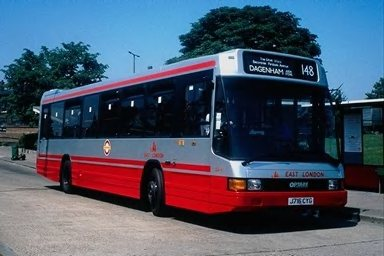
%> input picture 301.jpg, 384 x 256 px
$ octave --eval "result = featureVector(imread('301.jpg'));"   (GNU Octave 9; MATLAB toolbox functions it lacks are replaced by stand-ins)
%> lines starting %> are read from the running program, lines starting %| are printed output that depends on the picture
### colorMoment.m
function colorMoments = colorMoment(image)

% %=======================================================================
% This function computes the color moment of the input image
% The color moment is calculated based on method proposed by Stricker and
% Orengo [1]
% [1] Stricker, M. and Orengo, M.: "Similarity of Color Images" in Proc.
% SPIE Storage and Retrieval for Still Image and Video Databases III,
% February 1995, San Jose, CA, USA, pp. 381-392
% %=======================================================================

% convert from rgb to hsv
image = rgb2hsv(image);

% extract color channels
H = double(image(:, :, 1));
S = double(image(:, :, 2));
V = double(image(:, :, 3));

% vectorize each channel
H = H(:);
S = S(:);
V = V(:);

% compute color moments for each channel
meanH = mean(H);
stdH = std(H);
skwH = skewness(H);

meanS = mean(S);
stdS = std(S);
skwS = skewness(S);

meanV = mean(V);
stdV = std(V);
skwV = skewness(V);

% construct output vector
colorMoments = zeros(1, 9);
colorMoments(1, :) = [meanH, stdH, skwH, meanS, stdS, skwS, meanV, stdV, skwV];

end

### lbp.m
function lbpval = lbp(image, R)

% %=======================================================================
% This function computes the LBP transformation of the input image
% Input_Im.
% The parameters of the LBP operator are (P = 8, R),
% where P - the number of sampling points in the region with the radius R.
% Radius R is the input parameter of the function.
% Possible values for R = 1, 2, 3, etc.
% If input image is COLOR, then the grayscale transformation is performed.
% Author: Olegs Nikisins
% Modified by: Naveen Kumar Basakran
% Modification note: we find the histogram, not all the lbp values
% histogram is chosen because it will make the algorithm to be dependent to
% image size
% Last modified: 12 December 2022
% %=======================================================================

% if the input
if size(image, 3) == 3
    image = rgb2gray(image);
end;
L = 2*R + 1; %% The size of the LBP label
C = round(L/2);

image = uint8(image);
row_max = size(image,1)-L+1;
col_max = size(image,2)-L+1;

tmpval = zeros(row_max, col_max);

for i = 1:row_max
    for j = 1:col_max
        A = image(i:i+L-1, j:j+L-1);
        A = A+1-A(C,C);
        A(A>0) = 1;
        tmpval(i,j) = A(C,L) + A(L,L)*2 + A(L,C)*4 + A(L,1)*8 + A(C,1)*16 + A(1,1)*32 + A(1,C)*64 + A(1,L)*128;
    end;
end;

lbpval = hist(tmpval(:), 255);

### featureVector.m
function f = featureVector(image)
% %=======================================================================
% This function computes the feature vector of each image
% The feature vector contains color moment and lbp
% Author: Naveen Kumar Baskaran
% Last modified: 12 December 2022
% %=======================================================================

% calculate color moment of input image
imag_cm = colorMoment(image);
%> in colorMoment, `image = rgb2hsv(image);`: image: size 256x384x3 double; mean H, S, V 0.539, 0.56, 0.453
%> in colorMoment, `H = double(image(:, :, 1));`:
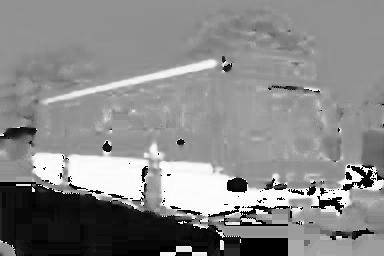
%> H: size 256x384 double; min 0, max 0.999, mean 0.539
%> in colorMoment, `S = double(image(:, :, 2));`:
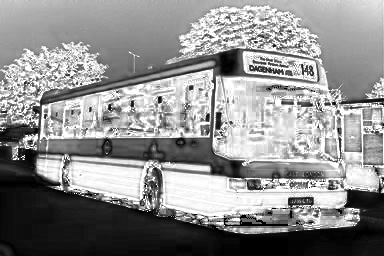
%> S: size 256x384 double; min 0, max 1, mean 0.56
%> in colorMoment, `V = double(image(:, :, 3));`:
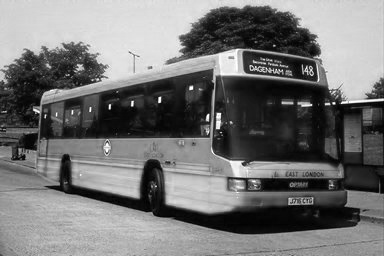
%> V: size 256x384 double; min 0, max 1, mean 0.453
%> in colorMoment, `meanH = mean(H);`: meanH = 0.539
%> in colorMoment, `stdH = std(H);`: stdH = 0.248
%> in colorMoment, `skwH = skewness(H);`: skwH = -0.624
%> in colorMoment, `meanS = mean(S);`: meanS = 0.56
%> in colorMoment, `stdS = std(S);`: stdS = 0.324
%> in colorMoment, `skwS = skewness(S);`: skwS = -0.321
%> in colorMoment, `meanV = mean(V);`: meanV = 0.453
%> in colorMoment, `stdV = std(V);`: stdV = 0.303
%> in colorMoment, `skwV = skewness(V);`: skwV = -0.0307

% calculate local binary pattern of input image
imag_lbp = lbp(image, 3);

% vectorize the local binary patern
imag_lbp = imag_lbp(:);

% transpose lbp vector
imag_lbp = imag_lbp';

% feature vector
f = [imag_cm imag_lbp];
end
%> in featureVector, `imag_cm = colorMoment(image);`: imag_cm = [0.539 0.248 -0.624 0.56 0.324 -0.321 0.453 0.303 -0.0307]
%> in lbp, `image = rgb2gray(image);`:
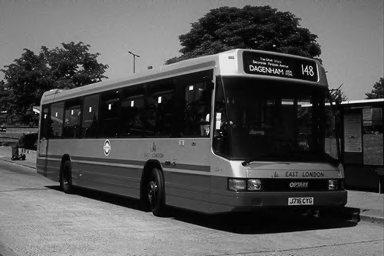
%> image: size 256x384 uint8; min 0, max 251, mean 83.3
%> after the loop in lbp, `for i = 1:row_max`:
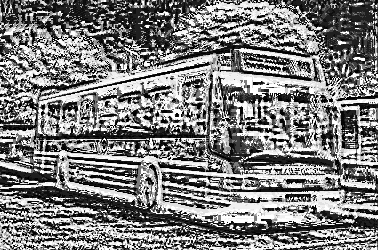
%> tmpval: size 250x378 double; min 0, max 255, mean 126.1
%> after the loop in lbp, `for i = 1:row_max`: A = [1 1 1 1 1 1 0; 1 1 1 1 1 1 0; 0 0 0 0 1 1 0; 1 1 1 1 1 1 0; 1 1 1 1 1 1 0; 1 1 1 1 1 1 0; 1 1 1 1 1 1 0]
%> in lbp, `lbpval = hist(tmpval(:), 255);`: lbpval = 255 values, max 9213 at index 255, min 17 at index 170, mean 370.6
%> in featureVector, `imag_lbp = lbp(image, 3);`: imag_lbp has the same summary as lbpval in lbp
%> in featureVector, `f = [imag_cm imag_lbp];`: f = 264 values, max 9213 at index 264, min -0.624 at index 3, mean 358
%> `result = featureVector(imread('301.jpg'));`: result has the same summary as f in featureVector

$ run again, on 302.jpg
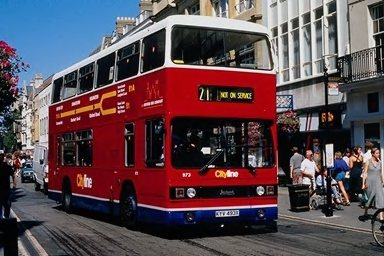
%> input picture 302.jpg, 384 x 256 px
%> in colorMoment, `V = double(image(:, :, 3));`:
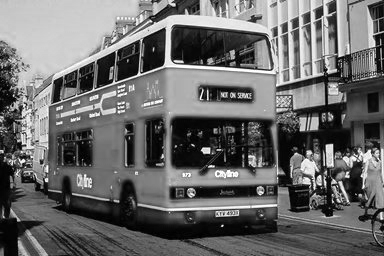
%> V: size 256x384 double; min 0, max 1, mean 0.413
%> meanH = 0.522
%> stdH = 0.344
%> skwH = -0.117
%> meanS = 0.432
%> stdS = 0.367
%> skwS = 0.368
%> meanV = 0.413
%> stdV = 0.277
%> skwV = 0.205
%> imag_cm = [0.522 0.344 -0.117 0.432 0.367 0.368 0.413 0.277 0.205]
%> after the loop in lbp, `for i = 1:row_max`:
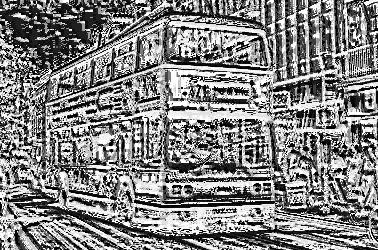
%> tmpval: size 250x378 double; min 0, max 255, mean 131
%> after the loop in lbp, `for i = 1:row_max`: A = [0 0 0 0 0 0 0; 0 0 0 0 0 0 0; 0 0 0 0 0 0 0; 1 1 1 1 1 0 0; 1 1 1 1 1 1 1; 1 0 1 1 1 1 0; 1 1 1 1 1 1 0]
%> lbpval = 255 values, max 9257 at index 255, min 23 at index 85, mean 370.6
%> imag_lbp has the same summary as lbpval in lbp
%> f = 264 values, max 9257 at index 264, min -0.117 at index 3, mean 358
%> result has the same summary as f in featureVector

$ run again, on 303.jpg
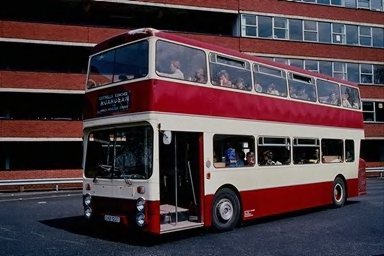
%> input picture 303.jpg, 384 x 256 px
%> in colorMoment, `V = double(image(:, :, 3));`:
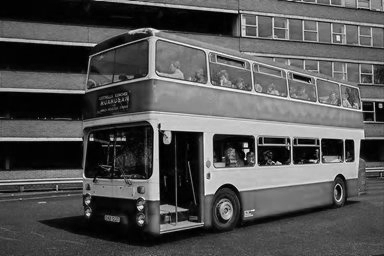
%> V: size 256x384 double; min 0, max 1, mean 0.327
%> meanH = 0.502
%> stdH = 0.352
%> skwH = -0.222
%> meanS = 0.464
%> stdS = 0.32
%> skwS = 0.242
%> meanV = 0.327
%> stdV = 0.24
%> skwV = 0.299
%> imag_cm = [0.502 0.352 -0.222 0.464 0.32 0.242 0.327 0.24 0.299]
%> after the loop in lbp, `for i = 1:row_max`:
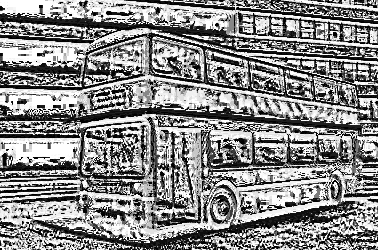
%> tmpval: size 250x378 double; min 0, max 255, mean 138.5
%> after the loop in lbp, `for i = 1:row_max`: A = [1 1 0 0 0 0 0; 1 1 1 0 1 1 1; 0 0 0 0 0 0 0; 0 0 1 1 0 0 1; 1 1 1 1 0 0 0; 0 0 0 0 0 0 0; 0 0 0 0 0 0 0]
%> lbpval = 255 values, max 12549 at index 255, min 21 at index 170, mean 370.6
%> imag_lbp has the same summary as lbpval in lbp
%> f = 264 values, max 12549 at index 264, min -0.222 at index 3, mean 358
%> result has the same summary as f in featureVector

$ run again, on 304.jpg
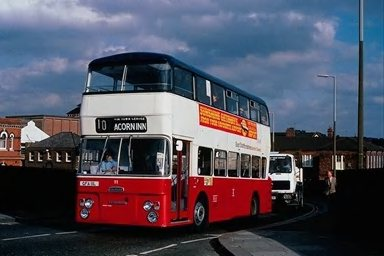
%> input picture 304.jpg, 384 x 256 px
%> in colorMoment, `V = double(image(:, :, 3));`:
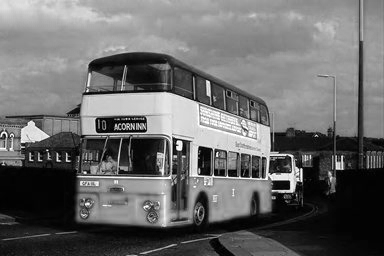
%> V: size 256x384 double; min 0, max 1, mean 0.414
%> meanH = 0.503
%> stdH = 0.275
%> skwH = -0.44
%> meanS = 0.415
%> stdS = 0.289
%> skwS = 0.451
%> meanV = 0.414
%> stdV = 0.27
%> skwV = -0.167
%> imag_cm = [0.503 0.275 -0.44 0.415 0.289 0.451 0.414 0.27 -0.167]
%> after the loop in lbp, `for i = 1:row_max`:
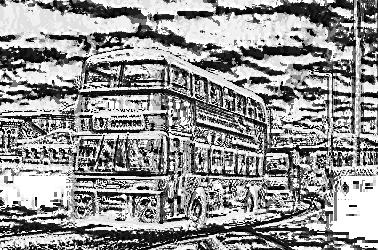
%> tmpval: size 250x378 double; min 0, max 255, mean 147.2
%> after the loop in lbp, `for i = 1:row_max`: A = [1 1 0 0 0 1 1; 1 1 1 0 0 0 1; 1 1 1 1 1 1 1; 1 1 1 1 1 1 1; 1 1 1 1 0 1 1; 1 1 1 1 1 1 1; 1 1 1 1 1 1 1]
%> lbpval = 255 values, max 11675 at index 255, min 10 at index 85, mean 370.6
%> imag_lbp has the same summary as lbpval in lbp
%> f = 264 values, max 11675 at index 264, min -0.44 at index 3, mean 358
%> result has the same summary as f in featureVector
